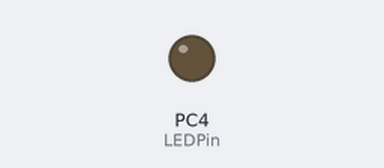
A sketch run on a simulated STM32 Blue Pill. Parts: output pins drawn as LEDs (lit = HIGH).

Above: at 2.5 s.
At 7.5 s:
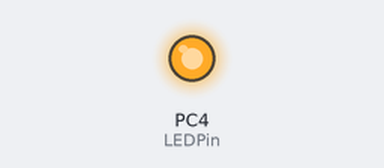
Timing chart, 0 to 13.0 s (numbered marks = the images above):
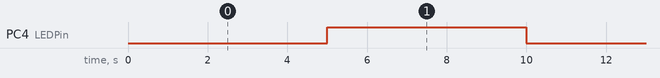

The sketch:

deep_blink.ino
```cpp
#include "STM32LowPower.h"

const int LEDPin = PC4;

void setup() {
  pinMode(LEDPin, OUTPUT);

  // 省電力機能の初期化
  LowPower.begin();
}

void loop() {
  // 1. 起きている状態：LEDを1秒点灯（アクティブロー）
  digitalWrite(LEDPin, LOW);
  delay(5000);

  // 2. LEDを消す
  digitalWrite(LEDPin, HIGH);

  // 3. ディープスリープへ移行
  // この間、マイコンは動作を停止し、消費電流が激減します
  LowPower.deepSleep(5000);
}
```

Measured:
- by itself, PC4 (LEDPin): alternates HIGH for 5.0 s and LOW for 5.0 s
